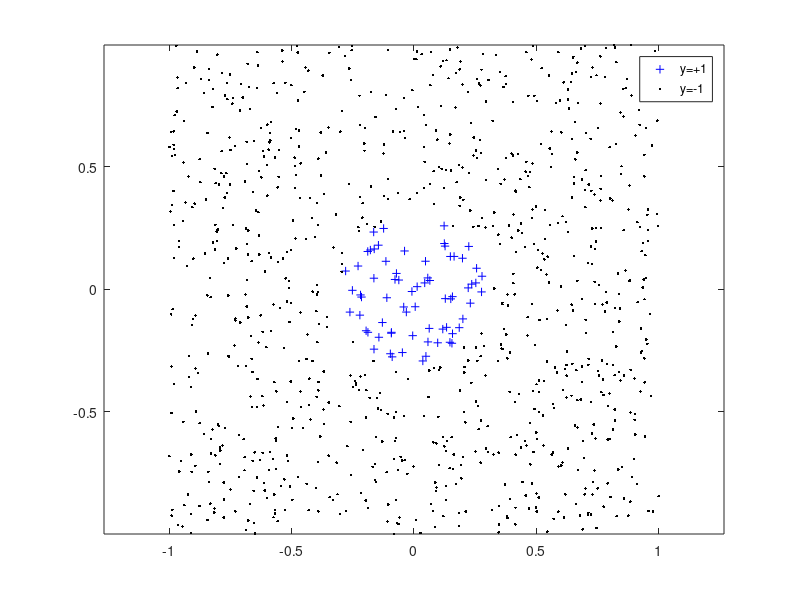

The MATLAB script that drew this image: (Note: this script raises an error after producing the figure.)
function adaboost_demof() ;
% ADABOOST_DEMO
% CMP Vision Algorithms http://visionbook.felk.cvut.cz
%
% Example
%
% adaboost is demonstrated on the task of classifying 2D
% points into two classes depending on their distance from the center.
% Figure ??a shows an example of 1000 points
% divided into the two classes.
% Weak classifiers W_k are linear
%
% At each AdaBoost step k, we use bestweaklearner to
% try all projection
% directions 
%  a fixed set of angles 
% and choose the best p with respect to the weighted classification 
% error epsilon_k (??). For each fixed p,
% function weaklearner finds the best tau_k, zeta_k,
% again with respect to epsilon_k.
% 
% We create the feature set features (corresponding to p):
angle = pi*(0:179)/180;
features = [cos(angle); sin(angle)];

% Training and testing data sets are generated using generate_data
% (below)
% and each contains n=1000 points. Recall that the training set
% serves to train the classifier, while an independent test set gives us an
% unbiased assessment of the classifier performance .
n = 1000;
[xtrain,ytrain] = generate_data( n );
[xtest,ytest] = generate_data( n );
figure(1) ;
show_data(xtrain,ytrain) ;
exportfig(gcf,'output_images/adaboost_data.eps') ;

figure(2) ;

% Function adaboost is called on the training data with the default
% parameters. It stops after about 60 iterations (this is data dependent).


[weaks,alpha]=adaboost(xtrain,ytrain,...
 @(x,y,D)bestweaklearner(x,y,D,@weaklearner,@weakeval,features),...
 @weakeval,1e-3,1000,1,...
 @(step,weaks,alpha,errorbound)displayfun(...
     step,weaks,alpha,xtrain,ytrain,xtest,ytest,@weakeval,errorbound)) ;
 
% Figure ?? illustrates the evolution of the
% classifier as a function of an increasing number (step=K) 
% of weak classifiers W_k. The green region, corresponding to class +1,
% converges quickly to its final circular shape. 
% Figure ??b shows the evolution of the classification
% error on the training and test
% data sets with respect to the number of iterations. 
% Note that although the error does
% not decrease monotonically, it decreases quickly and the test error
% closely follows the training error.
 
function [x,y]=generate_data(n);
%  Usage: function [x,y] = generate_data(n)
%
% Function generate_data generates n uniformly distributed points
% x in the range [-1;1]x[-1;1] and assigns them
% label y=1 if their distance to the center is smaller than
% 0.3, or label y=-1 otherwise.
x = 2*rand(2,n) - 1;
y = 1 - 2*( sqrt(x(1,:).^2+x(2,:).^2) > 0.3 );

function show_data(x, y)

plot( x(1,y==1), x(2,y==1),'b+', x(1,y==-1),x(2,y==-1),'k.' );
axis equal;  axis tight;
legend('y=+1','y=-1')



function weak=weaklearner(x,y,D,p) ;
% Usage: weak = weaklearner(x,y,D,p)
%
% Function weaklearner accepts a projection direction p_k (p)
% and calculates the threshold tau_k (thresh) and parity zeta_k
% (parity) that minimize the weighted classification error 
% epsilon_k (??). The calculated parameters are stored
% into the output structure weak. 
% 
% The parameters tau and zeta can be determined in linear time
% with respect to the number of data points (feature vectors) m 
%
% We start by calculating the projections x^T_i p which are then
% sorted together with their classifications y and weights D.
weak.feature = p;
pf = x' * p;
[ps,ind] = sort(pf);  ys = y(ind);  Ds = D(ind);
% A zero element is added at the
% beginning to correspond to M^+-(-infinity) and thus allow such a threshold.
mp = [0 cumsum(Ds.*(ys==1))];
mm = [0 cumsum(Ds.*(ys==-1))];
ep = mp - mm + mm(end);
em = mm - mp + mp(end);
% We find the minimum of ep and em and use it to
% determine the parity and threshold. To maximize the classification
% margin, the threshold tau is chosen
% in the middle of the two neighboring (sorted) projection values 
% x^T_i p and x^T_ p. If the extreme values of the
% projections are found to be optimal, the threshold tau is set to
% +-infinity. 
[best_ep,best_epi] = min(ep);
[best_em,best_emi] = min(em);
if best_ep<best_em
  weak.parity = 1;   i = best_epi;
else
  weak.parity = -1;  i = best_emi;
end
% threshold
ps = [-inf; ps; inf];
weak.thresh = 0.5 * ( ps(i+1)+ps(i+2) );
  

function y=weakeval(weak,x) ;
% 
% Usage: y = weakeval(weak,x)
%
% Function weakeval evaluates the weak classifier 
% weak (??) on
% a given data set x. See also adaboost.

y = sign( (x'*weak.feature-weak.thresh) * weak.parity )';


function displayfun(step,weaks,alpha,xtrain,ytrain,xtest,ytest,weakeval,errorbound) ;
  persistent trainerr testerr bounds ;
  if step==1,
    trainerr=[] ; testerr=[] ; bounds=[] ;
  end ;
  yc=adaboosteval(weaks,alpha,weakeval,xtrain) ;
  trainerr=[trainerr ; sum(yc~=ytrain)/size(xtrain,2)] ;
  yc=adaboosteval(weaks,alpha,weakeval,xtest) ;
  testerr=[testerr ; sum(yc~=ytest)/size(xtest,2)] ;
  bounds=[bounds errorbound] ;
  disp(['test error: ' num2str(testerr(end))]);
  figure(2) ;
  plot(trainerr, 'b');
  hold on;
  plot(testerr, 'r');
  grid on;
  plot(bounds,'g') ;
  hold off;
  xlabel('step') ; ylabel('relative error') ;
  legend('Training error', 'Test error', 'Training error bound', 'Location', 'NorthEast');

  steps=[1,2,3,5,10,15,20,30,60] ;
  if sum(find(step==steps))>0,
    exportfig(gcf,[ 'output_images/adaboosterr' num2str(step) '.eps']) ;
  end ;

  
  figure(3) ;
  vis_boundary(xtrain,ytrain,weaks,alpha,weakeval);
  if sum(find(step==steps))>0,
    print('-depsc2','-cmyk',[ 'output_images/adaboostpattern' num2str(step) '.eps']) ;
    exportfig(gcf,[ 'output_images/adaboostpattern' num2str(step) '.eps']) ;
  end ;

function vis_boundary(xt,yt,weaks,alpha,weakeval)

  clf
  rangeX = [-1:0.01:1];
  rangeY = [-1:0.01:1];
  
  % decision bitmap
  [x,y] = meshgrid(rangeX, rangeY);
  bitX = [reshape(x, 1, length(x(:))); reshape(y, 1, length(y(:)))];
  bitTSLength = size(bitX, 2);
  
  % find train error in the bitmap
  result = adaboosteval(weaks,alpha,weakeval,bitX,1) ;
  bitRes = reshape(result, size(x));
  
  poscol = [0 1 0] ;
  poscol=poscol/norm(poscol) ;
  negcol = [1 0 0];
  negcol=negcol/norm(negcol) ;
  neutrcol=[1.0 1.0 1.0]/3.0 ;
  minResp = min(bitRes(:)); %-10;
  maxResp =  max(bitRes(:)); %10;

  % generate color image
  img = zeros(size(bitRes, 1), size(bitRes, 2), 3);
  posc=repmat(poscol,bitTSLength,1) ;
  negc=repmat(negcol,bitTSLength,1) ;
  neutrc=repmat(neutrcol,bitTSLength,1) ;
  wp=repmat(bitRes(:)/maxResp,1,3) ;
  wn=repmat(bitRes(:)/minResp,1,3) ;
  rgb = repmat(bitRes(:)>0,1,3).*(wp.*posc+(1-wp).*neutrc)+...
        repmat(bitRes(:)<0,1,3).*(wn.*negc+(1-wn).*neutrc) ;
  img(:, :, 1) = reshape(rgb(:, 1), size(bitRes));
  img(:, :, 2) = reshape(rgb(:, 2), size(bitRes));
  img(:, :, 3) = reshape(rgb(:, 3), size(bitRes));
  
  image(rangeX, rangeY, img), axis xy, axis off, axis equal;
  ax1 = gca;
  axis([rangeX(1) rangeX(end) rangeY(1) rangeY(end)]);
  
  hold on;
  
  % show training set
  show_data(xt,yt) ;

  % show classifier
  showclassif(weaks,alpha)
  
  axis off
  axis equal
  set(gca, 'XLim', [rangeX(1) rangeX(end)]);
  set(gca, 'YLim', [rangeY(1) rangeY(end)]);
  
  drawnow
  %disp('Press any key') ;
  %pause

  return
  
function showclassif(weaks,alpha)
  
  for J=1:length(weaks)
    w = weaks(J).thresh * weaks(J).feature;
    
    wlen = sqrt(sum(w.^2));
    w_perp_norm = [-w(2)/wlen, w(1)/wlen];
    
    visX = [w(1) + 2 * w_perp_norm(1), ...
	    w(1) - 2 * w_perp_norm(1)];
    visY = [w(2) + 2 * w_perp_norm(2), ...
	    w(2) - 2 * w_perp_norm(2)];
    plot(visX, visY, 'k'); %, 'LineWidth', 3);
  end
  
